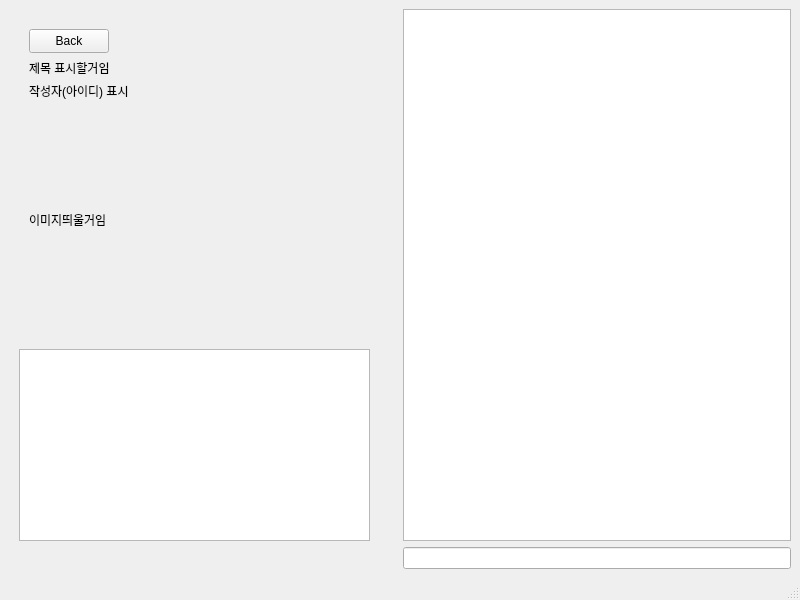
<?xml version="1.0" encoding="UTF-8"?>
<ui version="4.0">
 <class>ClientMainWindow</class>
 <widget class="QMainWindow" name="ClientMainWindow">
  <property name="geometry">
   <rect>
    <x>0</x>
    <y>0</y>
    <width>800</width>
    <height>600</height>
   </rect>
  </property>
  <property name="windowTitle">
   <string>ClientMainWindow</string>
  </property>
  <widget class="QWidget" name="centralwidget">
   <layout class="QHBoxLayout" name="horizontalLayout">
    <item>
     <widget class="QStackedWidget" name="stackedWidget">
      <property name="currentIndex">
       <number>3</number>
      </property>
      <widget class="QWidget" name="page_plant">
       <widget class="QLabel" name="label">
        <property name="geometry">
         <rect>
          <x>60</x>
          <y>-130</y>
          <width>158</width>
          <height>169</height>
         </rect>
        </property>
        <property name="text">
         <string>TextLabel</string>
        </property>
       </widget>
       <widget class="QLabel" name="label_7">
        <property name="geometry">
         <rect>
          <x>80</x>
          <y>30</y>
          <width>50</width>
          <height>16</height>
         </rect>
        </property>
        <property name="text">
         <string/>
        </property>
       </widget>
       <widget class="QWidget" name="">
        <property name="geometry">
         <rect>
          <x>20</x>
          <y>20</y>
          <width>308</width>
          <height>471</height>
         </rect>
        </property>
        <layout class="QVBoxLayout" name="verticalLayout_3">
         <item>
          <layout class="QHBoxLayout" name="horizontalLayout_6">
           <item>
            <widget class="QPushButton" name="button_back3">
             <property name="text">
              <string>Back</string>
             </property>
            </widget>
           </item>
           <item>
            <spacer name="horizontalSpacer">
             <property name="orientation">
              <enum>Qt::Orientation::Horizontal</enum>
             </property>
             <property name="sizeHint" stdset="0">
              <size>
               <width>218</width>
               <height>20</height>
              </size>
             </property>
            </spacer>
           </item>
          </layout>
         </item>
         <item>
          <layout class="QHBoxLayout" name="horizontalLayout_7">
           <item>
            <layout class="QHBoxLayout" name="horizontalLayout_3">
             <item>
              <widget class="QLabel" name="label_myplant">
               <property name="text">
                <string>내 식물:</string>
               </property>
              </widget>
             </item>
             <item>
              <widget class="QLabel" name="label_myplantname">
               <property name="text">
                <string>이름</string>
               </property>
              </widget>
             </item>
            </layout>
           </item>
          </layout>
         </item>
         <item>
          <layout class="QHBoxLayout" name="horizontalLayout_8">
           <item>
            <layout class="QHBoxLayout" name="horizontalLayout_4">
             <item>
              <widget class="QLabel" name="label_3">
               <property name="text">
                <string>온도</string>
               </property>
              </widget>
             </item>
             <item>
              <widget class="QLabel" name="label_2">
               <property name="text">
                <string>온도값</string>
               </property>
              </widget>
             </item>
            </layout>
           </item>
           <item>
            <widget class="QProgressBar" name="progressBar">
             <property name="value">
              <number>24</number>
             </property>
            </widget>
           </item>
          </layout>
         </item>
         <item>
          <layout class="QHBoxLayout" name="horizontalLayout_9">
           <item>
            <layout class="QHBoxLayout" name="horizontalLayout_5">
             <item>
              <widget class="QLabel" name="label_4">
               <property name="text">
                <string>습도</string>
               </property>
              </widget>
             </item>
             <item>
              <widget class="QLabel" name="label_5">
               <property name="text">
                <string>습도값</string>
               </property>
              </widget>
             </item>
            </layout>
           </item>
           <item>
            <widget class="QProgressBar" name="progressBar_2">
             <property name="value">
              <number>24</number>
             </property>
            </widget>
           </item>
          </layout>
         </item>
        </layout>
       </widget>
      </widget>
      <widget class="QWidget" name="page_write_post">
       <widget class="QLabel" name="image_plant">
        <property name="geometry">
         <rect>
          <x>20</x>
          <y>110</y>
          <width>331</width>
          <height>231</height>
         </rect>
        </property>
        <property name="text">
         <string>plant image</string>
        </property>
       </widget>
       <widget class="QPlainTextEdit" name="input_post">
        <property name="geometry">
         <rect>
          <x>20</x>
          <y>350</y>
          <width>341</width>
          <height>151</height>
         </rect>
        </property>
        <property name="plainText">
         <string>input content</string>
        </property>
       </widget>
       <widget class="QPushButton" name="pushButton_4">
        <property name="geometry">
         <rect>
          <x>280</x>
          <y>510</y>
          <width>80</width>
          <height>24</height>
         </rect>
        </property>
        <property name="text">
         <string>Save</string>
        </property>
       </widget>
       <widget class="QWidget" name="">
        <property name="geometry">
         <rect>
          <x>20</x>
          <y>30</y>
          <width>316</width>
          <height>26</height>
         </rect>
        </property>
        <layout class="QHBoxLayout" name="horizontalLayout_11">
         <item>
          <widget class="QPushButton" name="button_back2">
           <property name="text">
            <string>Back</string>
           </property>
          </widget>
         </item>
         <item>
          <spacer name="horizontalSpacer_3">
           <property name="orientation">
            <enum>Qt::Orientation::Horizontal</enum>
           </property>
           <property name="sizeHint" stdset="0">
            <size>
             <width>228</width>
             <height>20</height>
            </size>
           </property>
          </spacer>
         </item>
        </layout>
       </widget>
       <widget class="QWidget" name="">
        <property name="geometry">
         <rect>
          <x>20</x>
          <y>70</y>
          <width>331</width>
          <height>26</height>
         </rect>
        </property>
        <layout class="QHBoxLayout" name="horizontalLayout_10">
         <item>
          <widget class="QLineEdit" name="input_title">
           <property name="text">
            <string>input title</string>
           </property>
          </widget>
         </item>
         <item>
          <widget class="QPushButton" name="button_file">
           <property name="text">
            <string>File</string>
           </property>
          </widget>
         </item>
        </layout>
       </widget>
      </widget>
      <widget class="QWidget" name="page_gallery">
       <widget class="QWidget" name="layoutWidget">
        <property name="geometry">
         <rect>
          <x>9</x>
          <y>9</y>
          <width>361</width>
          <height>481</height>
         </rect>
        </property>
        <layout class="QVBoxLayout" name="verticalLayout">
         <item>
          <layout class="QGridLayout" name="gridLayout"/>
         </item>
         <item>
          <layout class="QHBoxLayout" name="horizontalLayout_2">
           <item>
            <widget class="QPushButton" name="button_myplant">
             <property name="text">
              <string>내식물</string>
             </property>
            </widget>
           </item>
           <item>
            <widget class="QPushButton" name="button_writepost">
             <property name="text">
              <string>글쓰기</string>
             </property>
            </widget>
           </item>
          </layout>
         </item>
        </layout>
       </widget>
      </widget>
      <widget class="QWidget" name="page_show_post">
       <widget class="QLabel" name="post_image">
        <property name="geometry">
         <rect>
          <x>20</x>
          <y>110</y>
          <width>331</width>
          <height>201</height>
         </rect>
        </property>
        <property name="text">
         <string>이미지띄울거임</string>
        </property>
       </widget>
       <widget class="QTextBrowser" name="post_content">
        <property name="geometry">
         <rect>
          <x>10</x>
          <y>340</y>
          <width>351</width>
          <height>192</height>
         </rect>
        </property>
       </widget>
       <widget class="QPushButton" name="button_back">
        <property name="geometry">
         <rect>
          <x>20</x>
          <y>20</y>
          <width>80</width>
          <height>24</height>
         </rect>
        </property>
        <property name="text">
         <string>Back</string>
        </property>
       </widget>
       <widget class="QWidget" name="">
        <property name="geometry">
         <rect>
          <x>20</x>
          <y>50</y>
          <width>110</width>
          <height>40</height>
         </rect>
        </property>
        <layout class="QVBoxLayout" name="verticalLayout_4">
         <item>
          <widget class="QLabel" name="post_title">
           <property name="text">
            <string>제목 표시할거임</string>
           </property>
          </widget>
         </item>
         <item>
          <widget class="QLabel" name="post_author_id">
           <property name="text">
            <string>작성자(아이디) 표시</string>
           </property>
          </widget>
         </item>
        </layout>
       </widget>
      </widget>
     </widget>
    </item>
    <item>
     <layout class="QVBoxLayout" name="verticalLayout_2">
      <item>
       <widget class="QPlainTextEdit" name="chatting_room"/>
      </item>
      <item>
       <widget class="QLineEdit" name="input_chatting"/>
      </item>
     </layout>
    </item>
   </layout>
  </widget>
  <widget class="QMenuBar" name="menubar">
   <property name="geometry">
    <rect>
     <x>0</x>
     <y>0</y>
     <width>800</width>
     <height>21</height>
    </rect>
   </property>
  </widget>
  <widget class="QStatusBar" name="statusbar"/>
 </widget>
 <resources/>
 <connections/>
</ui>
